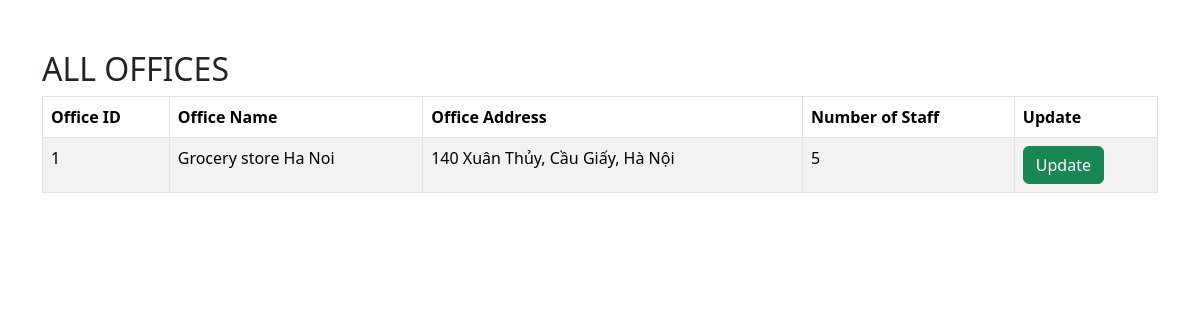
/page_office.php, run on the app's committed database.
### tables this page shows
CREATE TABLE `office` (
  `officeId` int NOT NULL,
  `officeName` varchar(50) DEFAULT NULL,
  `officeAddress` varchar(100) DEFAULT NULL,
  `officePhone` varchar(15) DEFAULT NULL,
  `numberOfStaff` int DEFAULT NULL,
  PRIMARY KEY (`officeId`)
);

### page_office.php (the view, shortened to what this page needs)
<!DOCTYPE html>
<html lang="en">
<head>
    <link href="https://cdn.jsdelivr.net/npm/bootstrap@5.3.2/dist/css/bootstrap.min.css" rel="stylesheet">
</head>
<body>
    <?php include 'dbcon.php'; ?>
    <div class="container">
        <div class="box1">
            <h2>ALL OFFICES</h2>
        </div>
        <table class="table table-hover table-bordered table-striped">
            <thead>
                <tr>
                    <th>Office ID</th>
                    <th>Office Name</th>
                    <th>Office Address</th>
                    <th>Number of Staff</th>
                    <th>Update</th>
                </tr>
            </thead>
            <tbody>
                <?php
                $query = "SELECT * FROM `office`";
                $result = mysqli_query($connection, $query);
                if (!$result) {
                    die("Query Failed" . mysqli_error());
                } else {
                    while($row = mysqli_fetch_assoc($result)) {
                        echo "<tr>";
                        echo "<td>" . $row['officeId'] . "</td>";
                        echo "<td>" . $row['officeName'] . "</td>";
                        echo "<td>" . $row['officeAddress'] . "</td>";
                        echo "<td>" . $row['numberOfStaff'] . "</td>";
                        echo "<td><a href='update_data_office.php?officeId=".$row['officeId']."' class='btn btn-success'>Update</a></td>";
                        echo "</tr>";
                    }
                }
                ?>
            </tbody>
        </table>
    </div>
</body>
</html>

### page_office.php (style rules this page uses)
.box1 h2 { float:left; }
.container { margin-top: 50px; }

### data on the page
office: officeId "1", officeName "Grocery store Ha Noi", officeAddress "140 Xuân Thủy, Cầu Giấy, Hà Nội", numberOfStaff "5"
